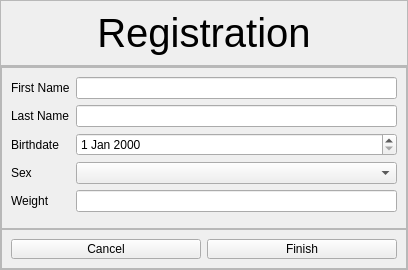
<?xml version="1.0" encoding="UTF-8"?>
<ui version="4.0">
 <class>MainWindow</class>
 <widget class="QMainWindow" name="MainWindow">
  <property name="geometry">
   <rect>
    <x>0</x>
    <y>0</y>
    <width>408</width>
    <height>270</height>
   </rect>
  </property>
  <property name="sizePolicy">
   <sizepolicy hsizetype="Fixed" vsizetype="Fixed">
    <horstretch>0</horstretch>
    <verstretch>0</verstretch>
   </sizepolicy>
  </property>
  <property name="windowTitle">
   <string>MainWindow</string>
  </property>
  <widget class="QWidget" name="centralwidget">
   <layout class="QVBoxLayout" name="verticalLayout">
    <property name="spacing">
     <number>0</number>
    </property>
    <property name="leftMargin">
     <number>0</number>
    </property>
    <property name="topMargin">
     <number>0</number>
    </property>
    <property name="rightMargin">
     <number>0</number>
    </property>
    <property name="bottomMargin">
     <number>0</number>
    </property>
    <item>
     <widget class="QFrame" name="header">
      <property name="frameShape">
       <enum>QFrame::StyledPanel</enum>
      </property>
      <property name="frameShadow">
       <enum>QFrame::Raised</enum>
      </property>
      <layout class="QVBoxLayout" name="verticalLayout_2">
       <item>
        <widget class="QLabel" name="title">
         <property name="font">
          <font>
           <family>Segoe UI</family>
           <pointsize>30</pointsize>
           <stylestrategy>PreferAntialias</stylestrategy>
          </font>
         </property>
         <property name="text">
          <string>Registration</string>
         </property>
         <property name="alignment">
          <set>Qt::AlignCenter</set>
         </property>
        </widget>
       </item>
      </layout>
     </widget>
    </item>
    <item>
     <widget class="QFrame" name="content">
      <property name="minimumSize">
       <size>
        <width>0</width>
        <height>0</height>
       </size>
      </property>
      <property name="frameShape">
       <enum>QFrame::StyledPanel</enum>
      </property>
      <property name="frameShadow">
       <enum>QFrame::Raised</enum>
      </property>
      <layout class="QHBoxLayout" name="horizontalLayout">
       <property name="spacing">
        <number>0</number>
       </property>
       <property name="leftMargin">
        <number>0</number>
       </property>
       <property name="topMargin">
        <number>0</number>
       </property>
       <property name="rightMargin">
        <number>0</number>
       </property>
       <property name="bottomMargin">
        <number>0</number>
       </property>
       <item>
        <widget class="QStackedWidget" name="stackedWidget">
         <property name="currentIndex">
          <number>1</number>
         </property>
         <widget class="QWidget" name="page1">
          <layout class="QVBoxLayout" name="verticalLayout_3">
           <property name="spacing">
            <number>0</number>
           </property>
           <property name="leftMargin">
            <number>0</number>
           </property>
           <property name="topMargin">
            <number>0</number>
           </property>
           <property name="rightMargin">
            <number>0</number>
           </property>
           <property name="bottomMargin">
            <number>0</number>
           </property>
           <item>
            <widget class="QFrame" name="formular">
             <property name="frameShape">
              <enum>QFrame::StyledPanel</enum>
             </property>
             <property name="frameShadow">
              <enum>QFrame::Raised</enum>
             </property>
             <layout class="QFormLayout" name="formLayout">
              <item row="0" column="0">
               <widget class="QLabel" name="lbEmail">
                <property name="text">
                 <string>Email</string>
                </property>
               </widget>
              </item>
              <item row="0" column="1">
               <widget class="QLineEdit" name="leEmail"/>
              </item>
              <item row="1" column="0">
               <widget class="QLabel" name="lbPassword">
                <property name="text">
                 <string>Password</string>
                </property>
               </widget>
              </item>
              <item row="1" column="1">
               <widget class="QLineEdit" name="lePassword"/>
              </item>
              <item row="2" column="0">
               <widget class="QLabel" name="lbConfirmPw">
                <property name="text">
                 <string>Confirm Password</string>
                </property>
               </widget>
              </item>
              <item row="2" column="1">
               <widget class="QLineEdit" name="leConfirmPw"/>
              </item>
             </layout>
            </widget>
           </item>
           <item>
            <widget class="QFrame" name="navigation">
             <property name="maximumSize">
              <size>
               <width>16777215</width>
               <height>40</height>
              </size>
             </property>
             <property name="frameShape">
              <enum>QFrame::StyledPanel</enum>
             </property>
             <property name="frameShadow">
              <enum>QFrame::Raised</enum>
             </property>
             <layout class="QHBoxLayout" name="horizontalLayout_2">
              <item>
               <widget class="QPushButton" name="btnCancel">
                <property name="text">
                 <string>Cancel</string>
                </property>
               </widget>
              </item>
              <item>
               <widget class="QPushButton" name="btnNext">
                <property name="text">
                 <string>Next</string>
                </property>
               </widget>
              </item>
             </layout>
            </widget>
           </item>
          </layout>
         </widget>
         <widget class="QWidget" name="page2">
          <layout class="QVBoxLayout" name="verticalLayout_4">
           <property name="spacing">
            <number>0</number>
           </property>
           <property name="leftMargin">
            <number>0</number>
           </property>
           <property name="topMargin">
            <number>0</number>
           </property>
           <property name="rightMargin">
            <number>0</number>
           </property>
           <property name="bottomMargin">
            <number>0</number>
           </property>
           <item>
            <widget class="QFrame" name="frame">
             <property name="frameShape">
              <enum>QFrame::StyledPanel</enum>
             </property>
             <property name="frameShadow">
              <enum>QFrame::Raised</enum>
             </property>
             <layout class="QFormLayout" name="formLayout_2">
              <item row="0" column="0">
               <widget class="QLabel" name="lbFirstName">
                <property name="text">
                 <string>First Name</string>
                </property>
               </widget>
              </item>
              <item row="0" column="1">
               <widget class="QLineEdit" name="leFirstName"/>
              </item>
              <item row="1" column="0">
               <widget class="QLabel" name="lbLastName">
                <property name="text">
                 <string>Last Name</string>
                </property>
               </widget>
              </item>
              <item row="1" column="1">
               <widget class="QLineEdit" name="leLastName"/>
              </item>
              <item row="2" column="0">
               <widget class="QLabel" name="lbBirthdate">
                <property name="text">
                 <string>Birthdate</string>
                </property>
               </widget>
              </item>
              <item row="2" column="1">
               <widget class="QDateEdit" name="dpBirthdate"/>
              </item>
              <item row="3" column="0">
               <widget class="QLabel" name="lbSex">
                <property name="text">
                 <string>Sex</string>
                </property>
               </widget>
              </item>
              <item row="3" column="1">
               <widget class="QComboBox" name="cbSex"/>
              </item>
              <item row="4" column="0">
               <widget class="QLabel" name="lbWeight">
                <property name="text">
                 <string>Weight</string>
                </property>
               </widget>
              </item>
              <item row="4" column="1">
               <widget class="QLineEdit" name="leWeight"/>
              </item>
             </layout>
            </widget>
           </item>
           <item>
            <widget class="QFrame" name="navigation2">
             <property name="maximumSize">
              <size>
               <width>16777215</width>
               <height>40</height>
              </size>
             </property>
             <property name="frameShape">
              <enum>QFrame::StyledPanel</enum>
             </property>
             <property name="frameShadow">
              <enum>QFrame::Raised</enum>
             </property>
             <layout class="QHBoxLayout" name="horizontalLayout_3">
              <item>
               <widget class="QPushButton" name="btnCancel2">
                <property name="text">
                 <string>Cancel</string>
                </property>
               </widget>
              </item>
              <item>
               <widget class="QPushButton" name="btnFInish">
                <property name="text">
                 <string>Finish</string>
                </property>
               </widget>
              </item>
             </layout>
            </widget>
           </item>
          </layout>
         </widget>
        </widget>
       </item>
      </layout>
     </widget>
    </item>
   </layout>
  </widget>
 </widget>
 <resources/>
 <connections/>
</ui>
